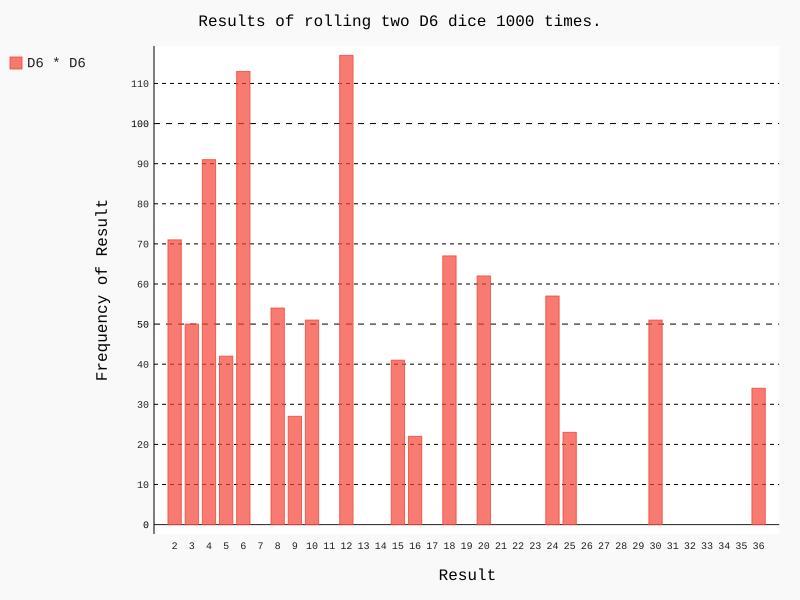

Python code for this plot:
from pathlib import Path

import pygal
from die import Die

diretorio_atual = Path(__file__).parent
nome_arquivo = diretorio_atual / "main.svg"

# Cria dois dados D6
die_1 = Die()
die_2 = Die()

# Faz alguns lançamentos e armazena os resultados em uma lista
results: list[int] = []
for roll_num in range(1000):
    result = die_1.roll() * die_2.roll()
    results.append(result)

# Analisa os resultados
frequencies: list[int] = []
max_result = die_1.num_sides * die_2.num_sides

for value in range(2, max_result + 1):
    frequency = results.count(value)
    frequencies.append(frequency)

# Visualiza os resultados
hist = pygal.Bar()
hist.title = "Results of rolling two D6 dice 1000 times."
hist.x_labels = [str(value) for value in range(2, max_result + 1)]

hist.x_title = "Result"
hist.y_title = "Frequency of Result"
hist.add("D6 * D6", frequencies)
hist.render_to_file(nome_arquivo)
